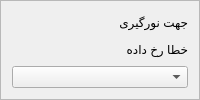
                   <widget class="QFrame" name="lightDirectionFrame">
                    <property name="frameShape">
                     <enum>QFrame::StyledPanel</enum>
                    </property>
                    <property name="frameShadow">
                     <enum>QFrame::Raised</enum>
                    </property>
                    <layout class="QVBoxLayout" name="verticalLayout_59">
                     <item>
                      <widget class="QLabel" name="lightDirectionLbl">
                       <property name="styleSheet">
                        <string notr="true">label</string>
                       </property>
                       <property name="text">
                        <string>جهت نورگیری</string>
                       </property>
                       <property name="styleClass" stdset="0">
                        <string>form-label</string>
                       </property>
                      </widget>
                     </item>
                     <item>
                      <widget class="QLabel" name="lightDirectionError">
                       <property name="text">
                        <string>خطا رخ داده</string>
                       </property>
                       <property name="styleClass" stdset="0">
                        <string>form-field-error</string>
                       </property>
                      </widget>
                     </item>
                     <item>
                      <widget class="QComboBox" name="lightDirectionInpt">
                       <property name="styleClass" stdset="0">
                        <string>form-field</string>
                       </property>
                      </widget>
                     </item>
                    </layout>
                   </widget>
